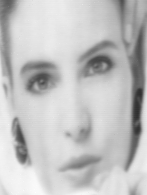
#> input picture Images/coco.bmp, 147 x 195 px, found by its file name
$ python Q4.py
#> lines starting #> are read from the running program, lines starting #| are printed output that depends on the picture
#Déduire de l'algorithme de rotation en coordonnées polaires, un algo. de zoom en coordonnées polaires

import os
import numpy as np
import matplotlib.pyplot as plt
import matplotlib.image as mpimg
from math import *

#Lecture de l'image
image = plt.imread(os.path.dirname(os.path.dirname(os.path.abspath(__file__)))+"\\Images\\coco.bmp")
#> image is the input picture: shape (195, 147); min 46, max 254, mean 193.2

#algorithme de zoom en coordonnées polaires
def ZoomPolaires(image, zoom):
    # Initialisation
#> called with zoom = 0.5
    h, w = image.shape
#> h = 195; w = 147
    h2 = int(h/2)
#> h2 = 97
    w2 = int(w/2)
#> w2 = 73
    image2 = np.zeros((h, w), dtype=np.uint8)

    # déZoom de l'image (agrandissement de l'image afin de voir plus de détails)
    for i in range(h):
        for j in range(w):
            x = int((j-w2)/zoom + w2)
            y = int((i-h2)/zoom + h2)
            if x >= 0 and x < w and y >= 0 and y < h:
                image2[i, j] = image[y, x]
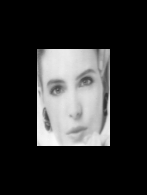
#> image2: shape (195, 147); min 0, max 250, mean 47.6
    return image2

#Zoom de l'image
image2 = ZoomPolaires(image, 0.5)

#Affichage de l'image de base
plt.figure()
plt.imshow(image, cmap='gray')
plt.title('Image originale')
plt.axis('off')

#Affichage de l'image transformée
plt.figure()
plt.imshow(image2, cmap='gray')
plt.title('Image transformée')
plt.axis('off')

#Affichage des images
plt.show()

$ run again, with Images/boat.bmp copied over Images/coco.bmp
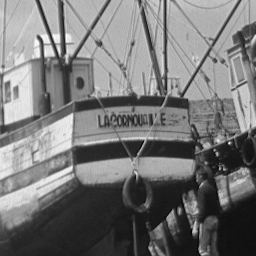
#> input picture Images/boat.bmp, 256 x 256 px, found by its file name
#> image is the input picture: shape (256, 256); min 4, max 255, mean 118.4
#> after the loop in ZoomPolaires, `for i in range(h):`:
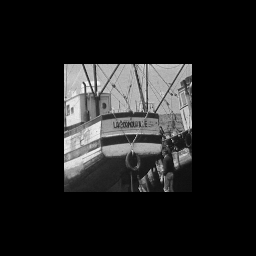
#> image2: shape (256, 256); min 0, max 252, mean 29.7
